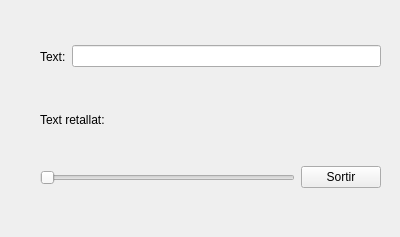
<?xml version="1.0" encoding="UTF-8"?>
<ui version="4.0">
 <class>Form</class>
 <widget class="QWidget" name="Form">
  <property name="geometry">
   <rect>
    <x>0</x>
    <y>0</y>
    <width>400</width>
    <height>237</height>
   </rect>
  </property>
  <property name="windowTitle">
   <string>Form</string>
  </property>
  <widget class="QWidget" name="">
   <property name="geometry">
    <rect>
     <x>40</x>
     <y>160</y>
     <width>341</width>
     <height>35</height>
    </rect>
   </property>
   <layout class="QHBoxLayout" name="horizontalLayout">
    <item>
     <widget class="QSlider" name="horizontalSlider">
      <property name="orientation">
       <enum>Qt::Horizontal</enum>
      </property>
     </widget>
    </item>
    <item>
     <widget class="QPushButton" name="pushButton">
      <property name="text">
       <string>Sortir</string>
      </property>
     </widget>
    </item>
   </layout>
  </widget>
  <widget class="QWidget" name="">
   <property name="geometry">
    <rect>
     <x>40</x>
     <y>110</y>
     <width>341</width>
     <height>19</height>
    </rect>
   </property>
   <layout class="QHBoxLayout" name="horizontalLayout_2">
    <item>
     <widget class="QLabel" name="label_2">
      <property name="text">
       <string>Text retallat:</string>
      </property>
     </widget>
    </item>
    <item>
     <widget class="MyQLabel" name="label_3">
      <property name="text">
       <string/>
      </property>
     </widget>
    </item>
   </layout>
  </widget>
  <widget class="QWidget" name="">
   <property name="geometry">
    <rect>
     <x>40</x>
     <y>40</y>
     <width>341</width>
     <height>33</height>
    </rect>
   </property>
   <layout class="QHBoxLayout" name="horizontalLayout_3">
    <item>
     <widget class="QLabel" name="label">
      <property name="text">
       <string>Text:</string>
      </property>
     </widget>
    </item>
    <item>
     <widget class="MyLineEdit" name="lineEdit"/>
    </item>
   </layout>
  </widget>
 </widget>
 <customwidgets>
  <customwidget>
   <class>MyLineEdit</class>
   <extends>QLineEdit</extends>
   <header location="global">MyLineEdit.h</header>
   <slots>
    <signal>enviaText(QString)</signal>
    <slot>tractaReturn()</slot>
    <slot>retallaText(int)</slot>
   </slots>
  </customwidget>
  <customwidget>
   <class>MyQLabel</class>
   <extends>QLabel</extends>
   <header location="global">MyQLabel.h</header>
   <slots>
    <slot>fixaN(int)</slot>
   </slots>
  </customwidget>
 </customwidgets>
 <resources/>
 <connections>
  <connection>
   <sender>pushButton</sender>
   <signal>clicked(bool)</signal>
   <receiver>pushButton</receiver>
   <slot>close()</slot>
   <hints>
    <hint type="sourcelabel">
     <x>329</x>
     <y>191</y>
    </hint>
    <hint type="destinationlabel">
     <x>359</x>
     <y>186</y>
    </hint>
   </hints>
  </connection>
  <connection>
   <sender>horizontalSlider</sender>
   <signal>valueChanged(int)</signal>
   <receiver>label_3</receiver>
   <slot>fixaN(int)</slot>
   <hints>
    <hint type="sourcelabel">
     <x>240</x>
     <y>173</y>
    </hint>
    <hint type="destinationlabel">
     <x>245</x>
     <y>121</y>
    </hint>
   </hints>
  </connection>
  <connection>
   <sender>lineEdit</sender>
   <signal>enviaText(QString)</signal>
   <receiver>label_3</receiver>
   <slot>setText(QString)</slot>
   <hints>
    <hint type="sourcelabel">
     <x>295</x>
     <y>61</y>
    </hint>
    <hint type="destinationlabel">
     <x>294</x>
     <y>114</y>
    </hint>
   </hints>
  </connection>
  <connection>
   <sender>lineEdit</sender>
   <signal>textChanged(QString)</signal>
   <receiver>lineEdit</receiver>
   <slot>setText(QString)</slot>
   <hints>
    <hint type="sourcelabel">
     <x>95</x>
     <y>68</y>
    </hint>
    <hint type="destinationlabel">
     <x>136</x>
     <y>63</y>
    </hint>
   </hints>
  </connection>
 </connections>
</ui>
